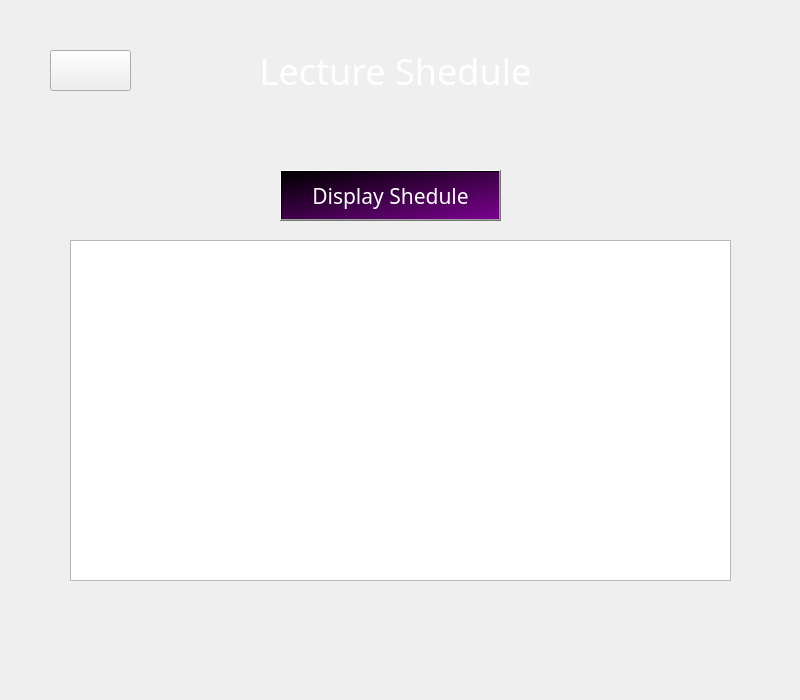
<?xml version="1.0" encoding="UTF-8"?>
<ui version="4.0">
 <class>DisplayLectureShedule</class>
 <widget class="QDialog" name="DisplayLectureShedule">
  <property name="geometry">
   <rect>
    <x>0</x>
    <y>0</y>
    <width>800</width>
    <height>700</height>
   </rect>
  </property>
  <property name="maximumSize">
   <size>
    <width>800</width>
    <height>700</height>
   </size>
  </property>
  <property name="font">
   <font>
    <family>Sitka Banner</family>
   </font>
  </property>
  <property name="windowTitle">
   <string>Display Lecture Shedule</string>
  </property>
  <property name="windowIcon">
   <iconset resource="src.qrc">
    <normaloff>:/images/ghjk.png</normaloff>:/images/ghjk.png</iconset>
  </property>
  <widget class="QLabel" name="label">
   <property name="geometry">
    <rect>
     <x>200</x>
     <y>40</y>
     <width>391</width>
     <height>61</height>
    </rect>
   </property>
   <property name="font">
    <font>
     <family>Sitka Banner</family>
     <pointsize>27</pointsize>
    </font>
   </property>
   <property name="styleSheet">
    <string notr="true">color: rgb(255, 255, 255);</string>
   </property>
   <property name="text">
    <string>Lecture Shedule</string>
   </property>
   <property name="alignment">
    <set>Qt::AlignmentFlag::AlignCenter</set>
   </property>
  </widget>
  <widget class="QTableView" name="DisplayLecTable">
   <property name="geometry">
    <rect>
     <x>70</x>
     <y>240</y>
     <width>661</width>
     <height>341</height>
    </rect>
   </property>
  </widget>
  <widget class="QPushButton" name="DisplayShedule">
   <property name="geometry">
    <rect>
     <x>280</x>
     <y>170</y>
     <width>221</width>
     <height>51</height>
    </rect>
   </property>
   <property name="font">
    <font>
     <family>Sitka Banner</family>
     <pointsize>16</pointsize>
    </font>
   </property>
   <property name="cursor">
    <cursorShape>PointingHandCursor</cursorShape>
   </property>
   <property name="styleSheet">
    <string notr="true">background-color: qlineargradient(spread:pad, x1:0, y1:0, x2:1, y2:1, stop:0 rgba(0, 0, 0, 255), stop:1 rgba(122, 1, 142, 255));
color: rgb(255, 255, 255);</string>
   </property>
   <property name="text">
    <string>Display Shedule</string>
   </property>
  </widget>
  <widget class="QLabel" name="label_2">
   <property name="geometry">
    <rect>
     <x>-30</x>
     <y>0</y>
     <width>1091</width>
     <height>701</height>
    </rect>
   </property>
   <property name="styleSheet">
    <string notr="true">image: url(:/images/6070859.jpg);</string>
   </property>
   <property name="text">
    <string/>
   </property>
  </widget>
  <widget class="QPushButton" name="BackDis">
   <property name="geometry">
    <rect>
     <x>50</x>
     <y>50</y>
     <width>81</width>
     <height>41</height>
    </rect>
   </property>
   <property name="styleSheet">
    <string notr="true">image: url(:/images/left-arrow.png);</string>
   </property>
   <property name="text">
    <string/>
   </property>
  </widget>
  <zorder>label_2</zorder>
  <zorder>label</zorder>
  <zorder>DisplayLecTable</zorder>
  <zorder>DisplayShedule</zorder>
  <zorder>BackDis</zorder>
 </widget>
 <resources>
  <include location="src.qrc"/>
 </resources>
 <connections/>
</ui>
